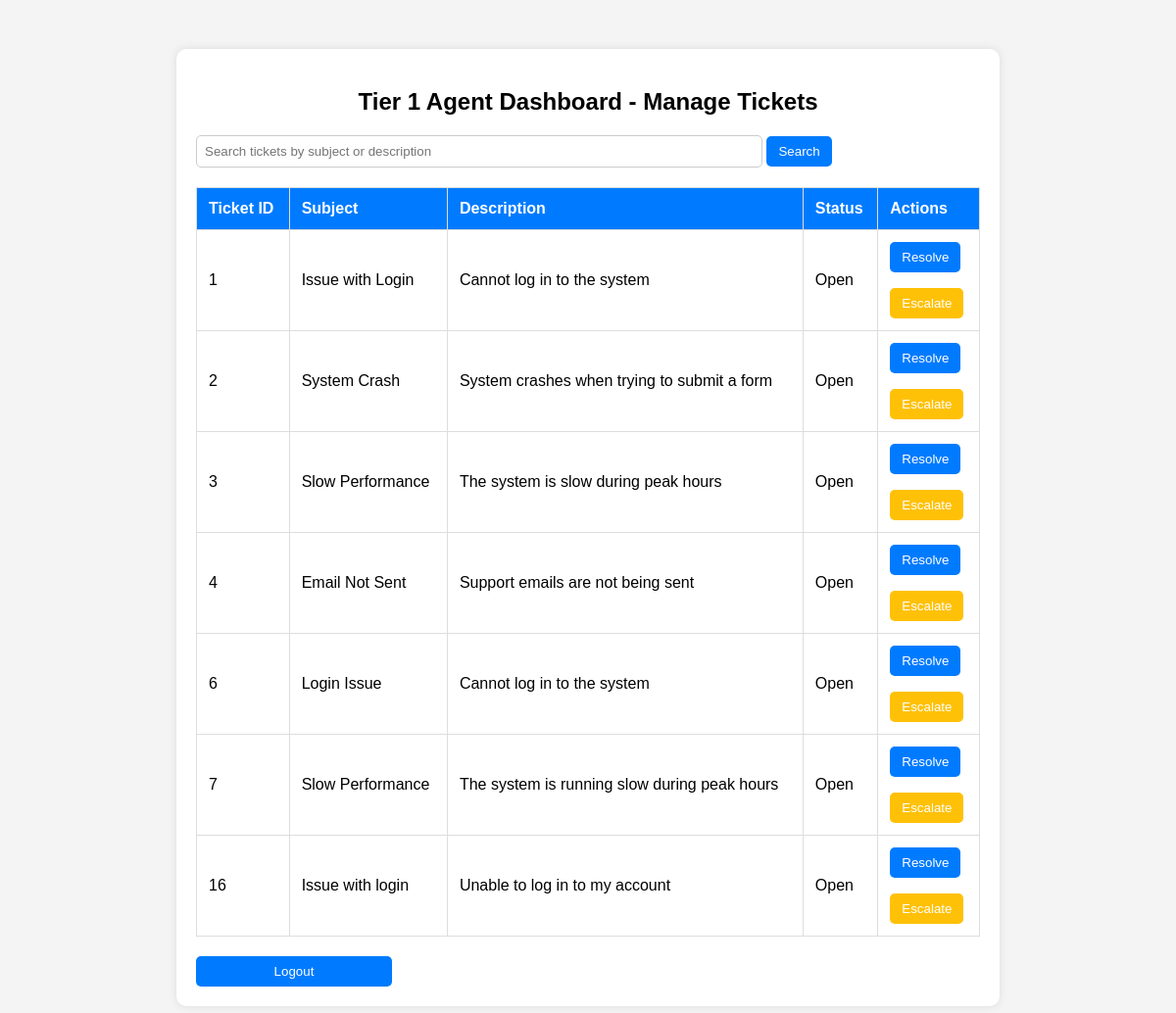
The app's page /agent_dashboard.php (signed in) with its own data.
### tables this page shows
CREATE TABLE `tickets` (
  `ticket_id` int(11) NOT NULL,
  `subject` varchar(255) NOT NULL,
  `description` text NOT NULL,
  `status` enum('Open','Resolved','Escalated','Closed') NOT NULL DEFAULT 'Open',
  `username` varchar(50) NOT NULL,
  `created_at` timestamp NOT NULL DEFAULT current_timestamp(),
  `resolved_at` timestamp NULL DEFAULT NULL
);

### agent_dashboard.php (the view, shortened to what this page needs)
<!DOCTYPE html>
<html lang="en">
<head>
</head>
<body>
    <div class="container">
        <h2>Tier 1 Agent Dashboard - Manage Tickets</h2>
        <form class="search-form" method="post">
            <input type="text" name="search" placeholder="Search tickets by subject or description">
            <button type="submit">Search</button>
        </form>
        <table>
            <thead>
                <tr>
                    <th>Ticket ID</th>
                    <th>Subject</th>
                    <th>Description</th>
                    <th>Status</th>
                    <th>Actions</th>
                </tr>
            </thead>
            <tbody>
                <?php
                $servername = "localhost";
                $username = "root";
                $password = "";
                $dbname = "support_system";
                $conn = new mysqli($servername, $username, $password, $dbname);
                $search = isset($_POST['search']) ? $_POST['search'] : '';
                if ($search)
                {
                    $sql = "SELECT ticket_id, subject, description, status
                            FROM tickets
                            WHERE status = 'Open'
                            AND (subject LIKE '%$search%' OR description LIKE '%$search%')";
                }
                else
                {
                    $sql = "SELECT ticket_id, subject, description, status FROM tickets WHERE status = 'Open'";
                }
                $result = $conn->query($sql);
                if ($result->num_rows > 0)
                {
                    while ($row = $result->fetch_assoc())
                    {
                        echo "<tr>";
                        echo "<td>" . $row['ticket_id'] . "</td>";
                        echo "<td>" . $row['subject'] . "</td>";
                        echo "<td>" . $row['description'] . "</td>";
                        echo "<td>" . $row['status'] . "</td>";
                        echo "<td>";
                        echo "<form style='display:inline;' action='resolve_ticket.php' method='post'>";
                        echo "<button type='submit'>Resolve</button>";
                        echo "</form>";
                        echo "<p>";
                        echo "<form style='display:inline;' action='escalate_ticket.php' method='post'>";
                        echo "<button class='escalate' type='submit'>Escalate</button>";
                        echo "</form>";
                        echo "</td>";
                        echo "</tr>";
                    }
                }
                else
                {
                    echo "<tr><td colspan='5'>No tickets found</td></tr>";
                }
                ?>
            </tbody>
        </table>
        <form action="logout.php" method="post">
            <button type="submit" class="logout-button">Logout</button>
        </form>
    </div>
</body>
</html>

### agent_dashboard.php (style rules this page uses)
body { font-family: Arial, sans-serif; background-color: #f4f4f4; }
.container { margin: 50px auto; max-width: 800px; padding: 20px; background-color: white; border-radius: 10px; box-shadow: 0px 0px 10px rgba(0, 0, 0, 0.1); }
h2 { text-align: center; }
.search-form { margin-bottom: 20px; }
input[type="text"] { padding: 8px; width: 70%; border-radius: 5px; border: 1px solid #ccc; }
button[type="submit"] { padding: 8px 12px; background-color: #007bff; color: white; border: none; border-radius: 5px; cursor: pointer; }
table { width: 100%; border-collapse: collapse; margin-top: 20px; }
table, th, td { border: 1px solid #ddd; }
th, td { padding: 12px; text-align: left; }
th { background-color: #007bff; color: white; }
button { padding: 8px 12px; background-color: #28a745; color: white; border: none; border-radius: 5px; cursor: pointer; }
button.escalate { background-color: #ffc107; }
.logout-button { display: block; width: 25%; padding: 10px; background-color: #dc3545; color: white; border: none; border-radius: 5px; text-align: center; cursor: pointer; margin-top: 20px; }

### records on screen
tickets: ticket_id "1", subject "Issue with Login", description "Cannot log in to the system", status "Open"
tickets: ticket_id "2", subject "System Crash", description "System crashes when trying to submit a form", status "Open"
tickets: ticket_id "3", subject "Slow Performance", description "The system is slow during peak hours", status "Open"
tickets: ticket_id "4", subject "Email Not Sent", description "Support emails are not being sent", status "Open"
tickets: ticket_id "6", subject "Login Issue", description "Cannot log in to the system", status "Open"
tickets: ticket_id "7", subject "Slow Performance", description "The system is running slow during peak hours", status "Open"
tickets: ticket_id "16", subject "Issue with login", description "Unable to log in to my account", status "Open"
